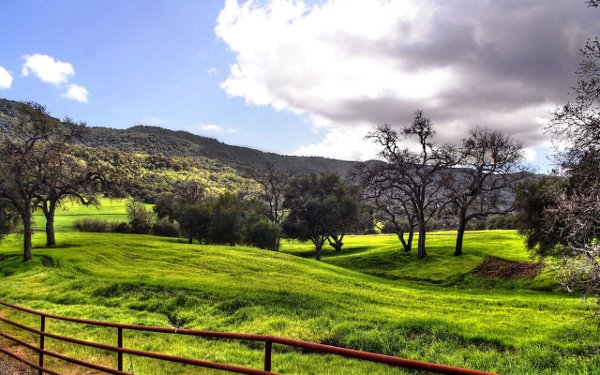
#> input picture 5/imgs/paisagem.jpg, 600 x 375 px
$ python '5 forma como o professor quer.py'
#> lines starting #> are read from the running program, lines starting #| are printed output that depends on the picture
import cv2

#seleciona a imagem
obj_img = cv2.imread ("imgs/paisagem.jpg")
#> obj_img is the input picture: shape (375, 600, 3); mean B, G, R 111.2, 140, 135

#cor da imagem cinza
img=cv2.cvtColor(obj_img, cv2.COLOR_BGR2GRAY)
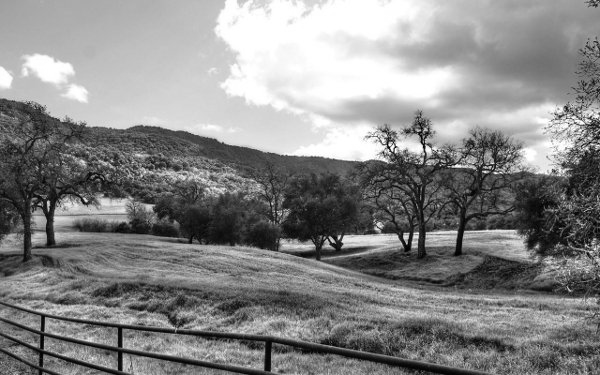
#> img: shape (375, 600); min 0, max 255, mean 135.2

#median e blur em duas variáveis
median_image = cv2.medianBlur(img, ksize=5)
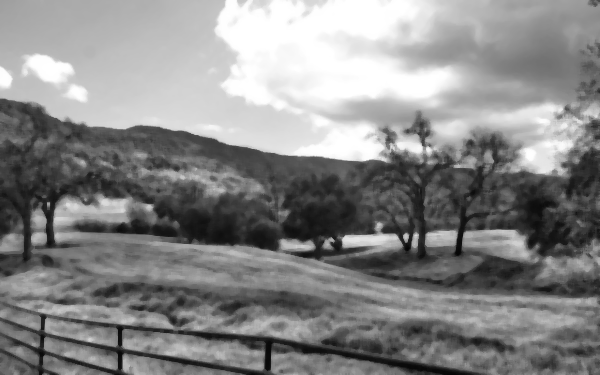
#> median_image: shape (375, 600); min 4, max 255, mean 135
blur_image = cv2.blur(img, ksize=(5,5))

#roda a imagem
cv2.imshow("gray_image", img)
cv2.imshow("median", median_image)
cv2.imshow("blur", blur_image)
cv2.waitKey(0)

#salva a imagem
cv2.imwrite("salvo_n4.jpg", img)
cv2.imwrite("salvo_n5.jpg", median_image)
cv2.imwrite("salvo_n6.jpg", blur_image)

$ run again, with 5/imgs/face.jpg copied over 5/imgs/paisagem.jpg
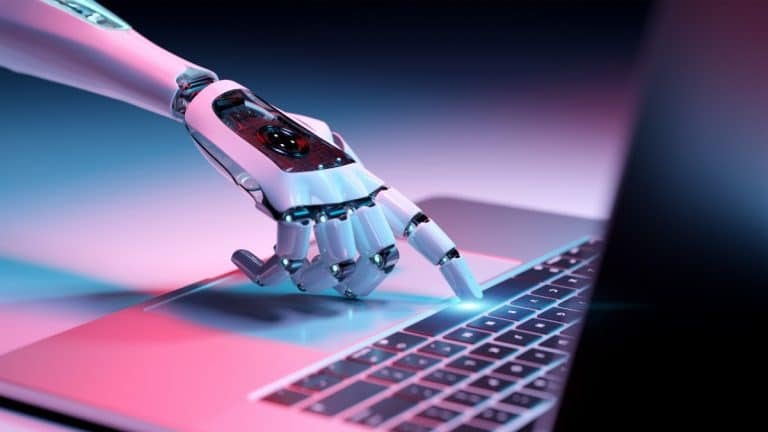
#> input picture 5/imgs/face.jpg, 768 x 432 px
#> obj_img is the input picture: shape (432, 768, 3); mean B, G, R 125.7, 91.1, 101.9
#> `img=cv2.cvtColor(obj_img, cv2.COLOR_BGR2GRAY)`:
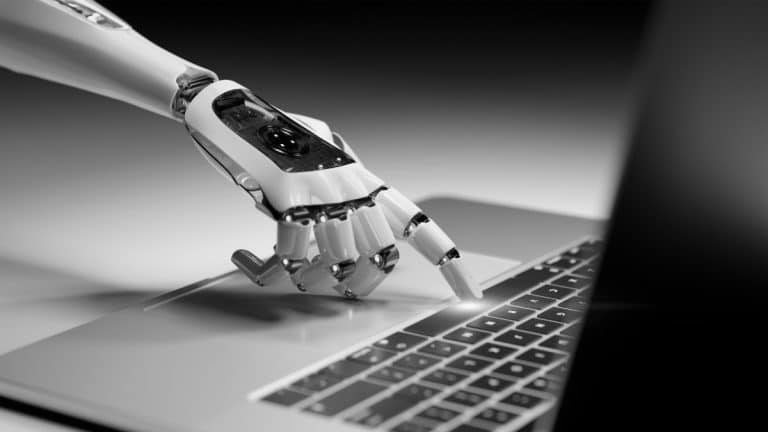
#> img: shape (432, 768); min 0, max 252, mean 98.3
